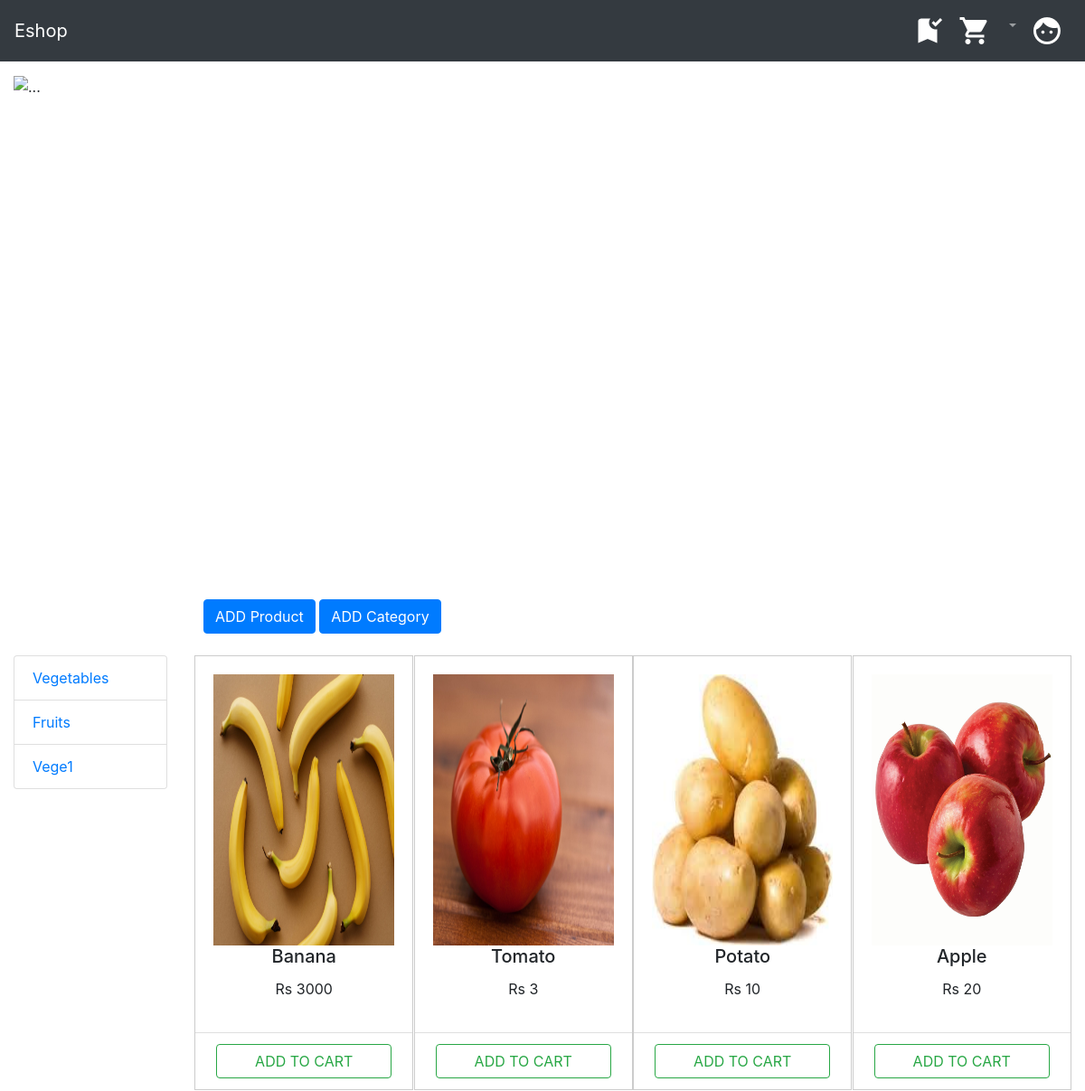
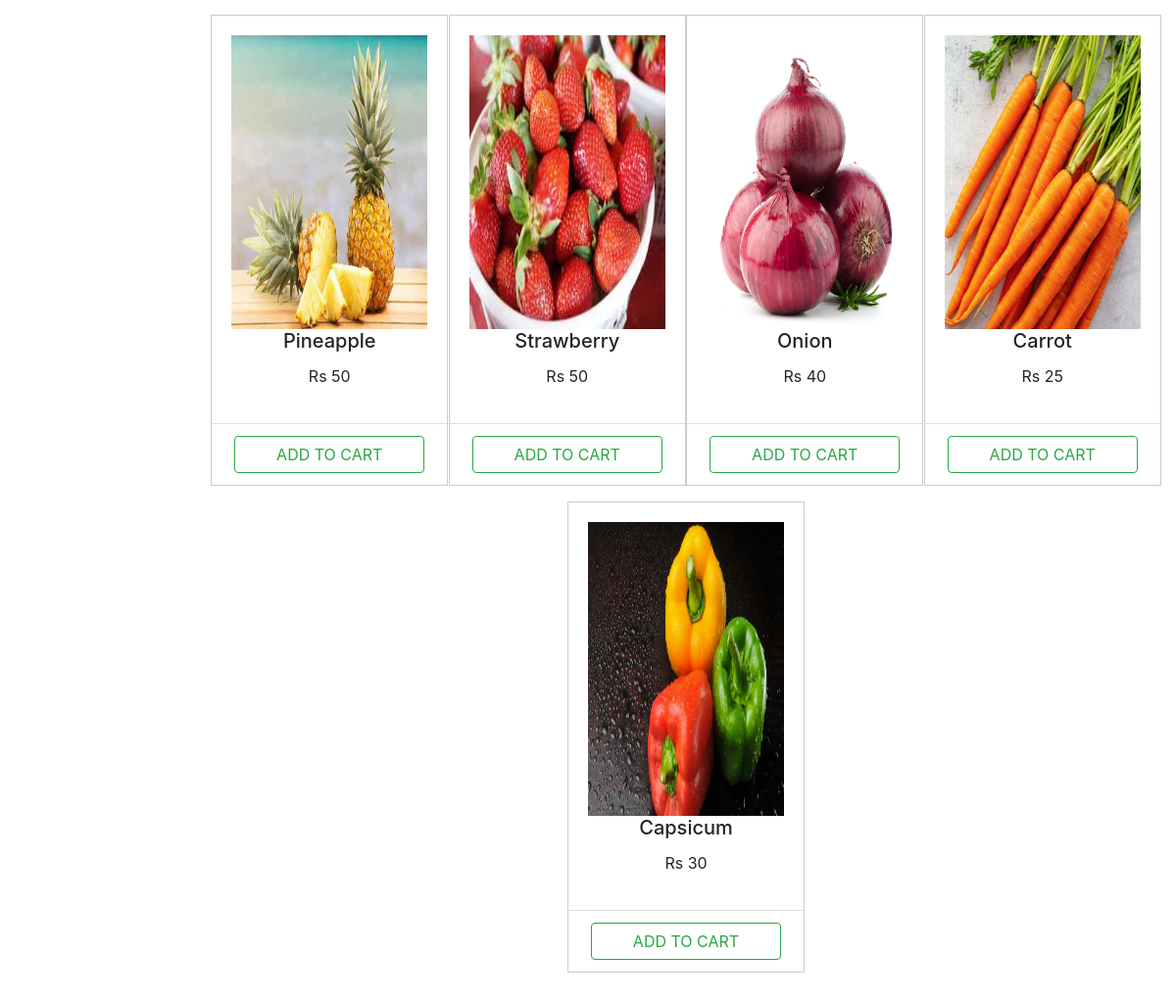
The app's page / (signed in) with its own data (2 pictures, top to bottom).
### home/models.py (models this page shows, shortened)
class Category(models.Model):
    name = models.CharField(max_length=50,unique = True)
    description = models.CharField(max_length=200, default='' , null=True , blank=True)

class Product(models.Model):
    name = models.CharField(max_length=50)
    description = models.CharField(max_length=200, default='' , null=True , blank=True)
    price = models.IntegerField(default=0)
    quantity = models.IntegerField(default=1)
    category = models.ForeignKey(Category, on_delete=models.CASCADE, default=1)
    unit_measure = models.ForeignKey(UnitMeasure, on_delete=models.CASCADE,null=True)
    image = models.ImageField(upload_to='uploads/products/',blank=True)
    is_favourite = models.BooleanField(default=False)

### home/views.py (the view)
# urls.py: path('',views.index, name="home"),
def index(request):
    category_name = request.GET.get('category')
    category = Category.objects.filter(name=category_name).last()
    if category_name == None:
        products = Product.objects.all()
    else:
        products = Product.objects.filter(category_id=category.id)
    categories = Category.objects.all()
    context = {
        "products" : products,
        "categories" : categories,
    }
    if request.user.is_anonymous:
        return redirect("/login")
    return render(request, 'index.html',context)

### templates/index.html (shortened to what this page needs)
{% extends "base.html" %}
{% block content %}
    <div class="container-fluid mt-3">
        <div id="carouselExampleControls" class="carousel slide" data-ride="carousel">
            <div class="carousel-inner" style="height:555px;">
                <div class="carousel-item active">
                <img src="https://images.pexels.com/photos/616404/pexels-photo-616404.jpeg?auto=compress&cs=tinysrgb&dpr=2&h=555&w=1803" class="d-block w-100" alt="...">
                </div>
            </div>
            <a class="carousel-control-prev" href="#carouselExampleControls" role="button" data-slide="prev">
                <span class="carousel-control-prev-icon" aria-hidden="true"></span>
            </a>
            <a class="carousel-control-next" href="#carouselExampleControls" role="button" data-slide="next">
                <span class="carousel-control-next-icon" aria-hidden="true"></span>
            </a>
        </div>
        {% if user.is_staff == True %}
            <br>
            <div class="col-sm-5 offset-sm-2">
                <a class="btn btn-primary" href="/addandshow" role="button">ADD Product</a>
                <a class="btn btn-primary" href="/add_category" role="button">ADD Category</a>
            </div>
        {% endif %}
        <br>
        <div class="row">
            {% include "sidenav.html" %}
            <div class="col-10">
                {% if products %}
                    <div class="row mx-auto">
                        {% for product in products %}
                            <div class="card mx-auto mb-3 box" style="max-width: 18rem;">
                                    <div class="card-body">
                                        <a href="/product_detail/{{product.id}}" style="text-decoration: none;"><img src="{{ product.image.url}}" alt="Denim Jeans" height="300" width="200" ></a>
                                        <center><h5 class="card-title">{{product.name}}</h5></center>
                                        <center><p class="price">Rs {{product.price}}</p></center>
                                    </div>
                                <div class="card-footer bg-transparent">
                                    <form action="/add_to_cart" method="post"  autocomplete="off">
                                        {% if product.cart_item %}
                                            <center><button style="width:194px;" type="submit" class="btn btn-outline-success">GO TO CART</button></center>
                                        {% else %}
                                            <center><button style="width:194px;" type="submit" class="btn btn-outline-success">ADD TO CART</button></center>
                                        {% endif %}
                                    </form>
                                </div>
                            </div>
                        {% endfor %}
                    </div>
                {% else %}
                    <div class="card form-group" style="margin-top:10px;">
                        <div class="card-body">
                            <center><img src="https://www.chococherri.com/public/img/no.png" alt="..."></center>
                        </div>
                    </div>
                {% endif %}
                <br>
            </div>
        </div>
    </div>
{% endblock %}

### templates/base.html (shortened to what this page needs)
{% load static %}
<!doctype html>
<html lang="en">
  <head>
    <link rel="stylesheet" href="https://stackpath.bootstrapcdn.com/bootstrap/4.3.1/css/bootstrap.min.css">
    <link rel="stylesheet" href="https://stackpath.bootstrapcdn.com/font-awesome/4.7.0/css/font-awesome.min.css">
    <link href="{% static 'css/custom.css' %}" rel="stylesheet">
  </head>
  <body>
    <nav class="navbar navbar-expand-lg navbar-dark bg-dark">
        <a class="navbar-brand" href="/">Eshop</a>
        <div class="collapse navbar-collapse" id="navbarSupportedContent">
            <ul class="navbar-nav ml-auto">
                <li class="nav-item">
                    <a class="nav-link wishlist-count" title="Wishlist Items" href="/shop_wishlist"><img src="{% static 'images/baseline_bookmark_added_white_18dp.png' %}" />
                    </a>
                </li>
                <li class="nav-item">
                    <a class="nav-link" title="Cart Items" href="/shop_cart"><img src="{% static 'images/baseline_shopping_cart_white_18dp.png' %}" />
                    </a>
                <ul class="navbar-nav">
                    <li class="nav-item dropdown">
                        <a class="nav-link dropdown-toggle" href="#" id="navbarDropdown" role="button" data-toggle="dropdown" aria-haspopup="true" aria-expanded="false">
                        </a>
                    </li>
                    <li class="nav-item">
                        <a class="nav-link" href="/myaccount"> <img src="{% static 'images/baseline_face_white_18dp.png' %}" /> </a>
                    </li>
                </ul>
            </ul>
        </div>
    </nav>
    {% block content %} {% endblock %}
  </body>
</html>

### templates/sidenav.html
    <div class="col-lg-2 mx-auto">
        <ul class="list-group">
            {% for category in categories %}
                <a class="list-group-item" href="/home?category={{category.name}}" style="text-decoration:none;">{{category.name}}</a>
            {% endfor %}
        </ul>
    </div>

### records on screen
Category: name "Vegetables"
Category: name "Fruits"
Category: name "Vege1"
Product: image (picture), name "Banana", price "3000"
Product: image (picture), name "Tomato", price "3"
Product: image (picture), name "Potato", price "10"
Product: image (picture), name "Apple", price "20"
Product: image (picture), name "Pineapple", price "50"
Product: image (picture), name "Strawberry", price "50"
Product: image (picture), name "Onion", price "40"
Product: image (picture), name "Carrot", price "25"
Product: image (picture), name "Capsicum", price "30"
